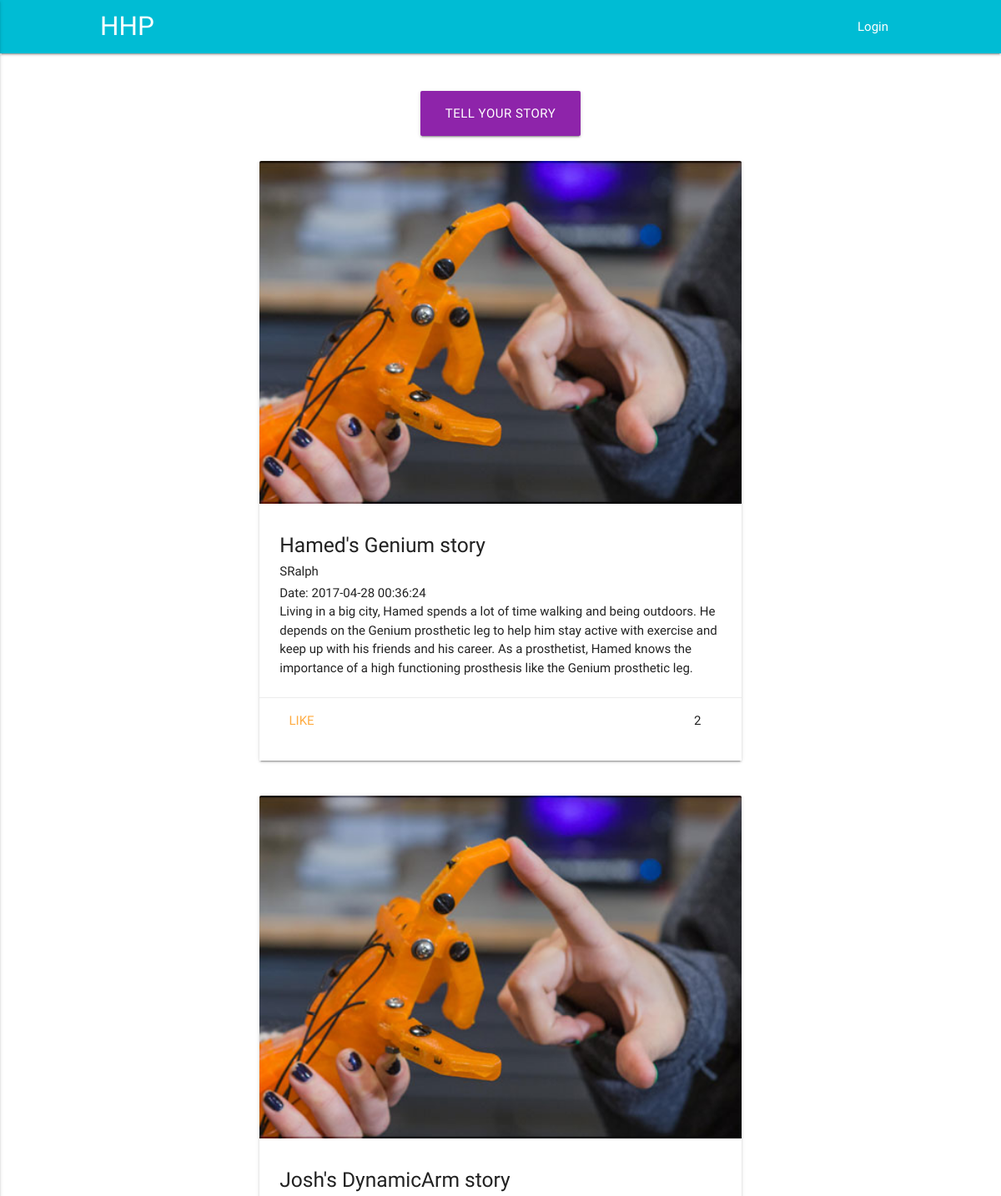
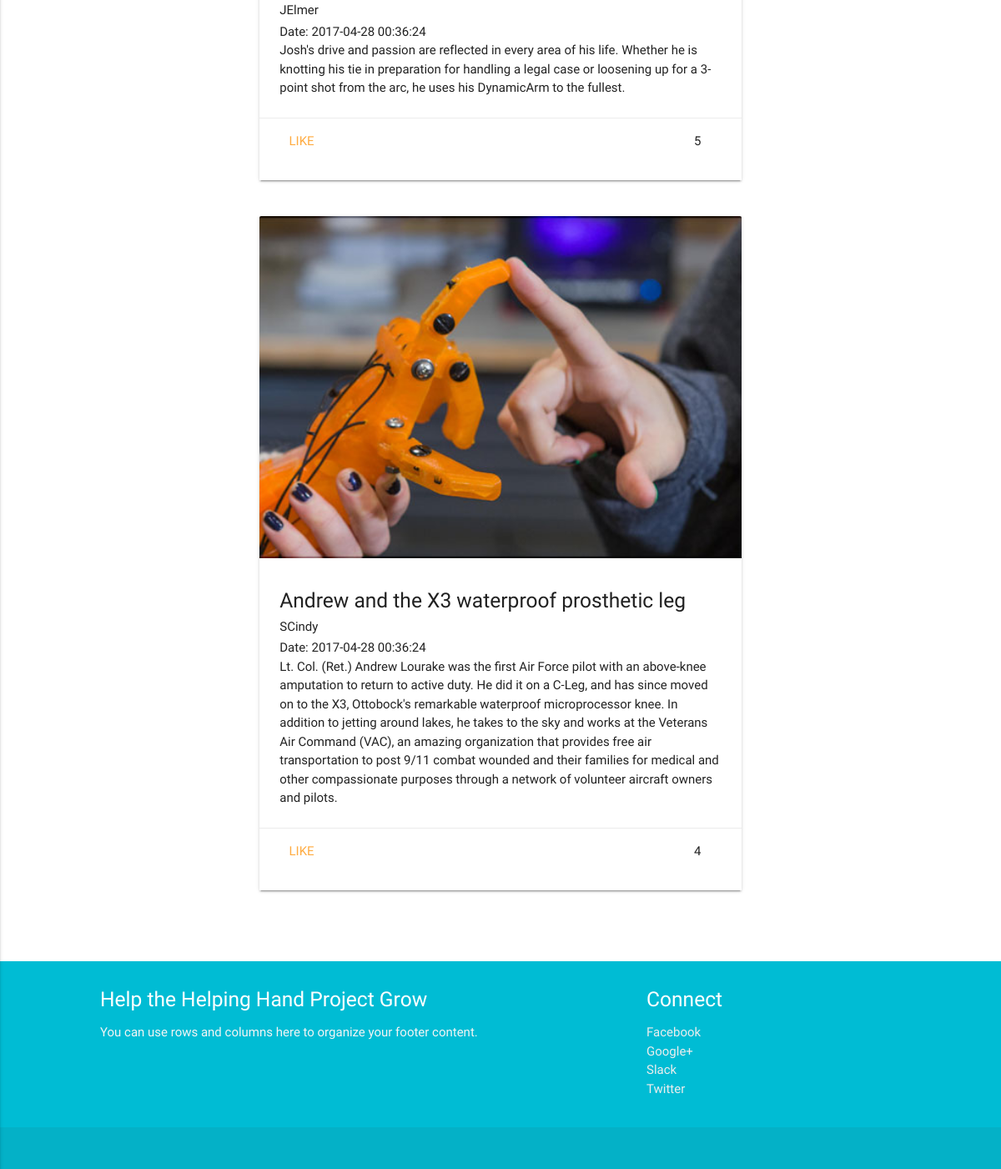
The page /hhp/stories.php on the database its author committed (2 pictures, top to bottom).
### tables this page shows
CREATE TABLE Stories
(
  story_id     int auto_increment,
  story_title   varchar(155) not null,
  user_id  int not null,
  story_text varchar(1000),
  story_photo  blob,
  date_posted Datetime,
  likes int not null,
  CONSTRAINT PK_Story PRIMARY KEY (story_id),
  CONSTRAINT FK_Story FOREIGN KEY (user_id) REFERENCES Accounts(user_id)
);

CREATE TABLE Accounts 
(
user_id     int auto_increment,
user_name   varchar(155)not null,   
password    varchar(35) not null,   
last_name  varchar(35) not null,   
first_name   varchar(35) not null,
user_sname  varchar(50),  
email       varchar(35) not null,   
address     varchar(155),   
age     	int not null,   
user_type   varchar(35), 
CONSTRAINT PK_Person PRIMARY KEY (user_id,user_name)
);

### hhp/model/db_functions.php (called while the page is built, shortened)
<?php
function getStory() {
  $db = new PDO("mysql:host=localhost;dbname=hhp","root","");
  $query = 'SELECT * FROM stories
  inner join accounts on stories.user_id= accounts.user_id
            ORDER BY date_posted';
  $statement = $db->prepare($query);
  $statement->execute();
  $story = $statement->fetchAll();
  return $story;
}
?>

### hhp/stories.php (the view, shortened to what this page needs)
<?php
include 'view/header.php';
require_once('model/db_functions.php');
$stories = getStory();
?>
<br><br>
<a class="waves-effect waves-light btn-large purple darken-1" style="align-self: center;" href=".?action=show_storiesform">Tell Your Story</a>
<br>
<?php foreach($stories as $story) : ?>
  <div class="row" style="width:100%">
    <div class="col s3 m0 l0">
    </div>
        <div class="col s12 m6 l6">
          <div class="card">
            <div class="card-image">
              <img src="images/sample1.jpg">
            </div>
            <div class="card-content">
              <h5><?php echo $story['story_title']; ?></h5>
              <h6><?php echo $story['user_name']; ?></h6>
              <p>Date: <?php echo $story['date_posted']; ?></p>
              <p><?php echo $story['story_text']; ?></p>
            </div>
            <div class="card-action">
            <div class="row">
              <div class="col s11">
              <a href="#">Like</a>
            </div>
            <div class="col s1">
              <?php echo $story['likes']; ?>
            </div>
          </div>
            </div>
          </div>
        </div>
      </div>
        <?php endforeach; ?>
<div class="column" style="height:50px"></div>
<?php include 'view/footer.php'; ?>

### hhp/view/header.php (shortened to what this page needs)
<!DOCTYPE html>
<html>
<head>
  <link type="text/css" rel="stylesheet" href="css/materialize.css"  media="screen,projection"/>
  <link type="text/css" rel="stylesheet" href="css/custom.css"/>
  <link type="text/css" rel="stylesheet" href="css/timeline.css"/>
</head>
<body>
  <nav class="cyan">
    <div class="container">
      <div class="nav-wrapper">
        <a href="index.php" class="brand-logo">HHP</a>
        <ul class="right hide-on-med-and-down">
          <?php
          if(!isset($_SESSION['usertype'])){ ?>
            <li><a href=".?action=show_login">Login</a></li>
            <?php } ?>
                </ul>
                  </div>
                </div>
              </nav>

### hhp/view/footer.php (shortened to what this page needs)
<footer class="page-footer cyan">
  <div class="container">
    <div class="row">
      <div class="col l6 s12">
        <h5 class="white-text">Help the Helping Hand Project Grow</h5>
        <p class="grey-text text-lighten-4">You can use rows and columns here to organize your footer content.</p>
      </div>
      <div class="col l4 offset-l2 s12">
        <h5 class="white-text">Connect</h5>
        <ul>
          <li><a class="grey-text text-lighten-3" href="#!">Facebook</a></li>
          <li><a class="grey-text text-lighten-3" href="#!">Google+</a></li>
          <li><a class="grey-text text-lighten-3" href="#!">Slack</a></li>
          <li><a class="grey-text text-lighten-3" href="#!">Twitter</a></li>
        </ul>
      </div>
    </div>
  </div>
  <div class="footer-copyright">
  </div>
</footer>
</body>
</html>

### hhp/css/custom.css (style rules this page uses)
body { display: flex; min-height: 100vh; flex-direction: column; }
a { color: #0097a7; }
.container { width: 80%; }

### rows shown on the page
stories: story_title "Hamed's Genium story", accounts.user_name "SRalph", date_posted "2017-04-28 00:36:24", story_text "Living in a big city, Hamed spends a lot of time walking and being outdoors. He depends on the Genium prosthetic leg to help him stay active with exercise and keep up with his friends and his career. As a prosthetist, Hamed knows the importance of a high functioning prosthesis like the Genium prosthetic leg.", likes "2"
stories: story_title "Josh's DynamicArm story", accounts.user_name "JElmer", date_posted "2017-04-28 00:36:24", story_text "Josh's drive and passion are reflected in every area of his life. Whether he is knotting his tie in preparation for handling a legal case or loosening up for a 3-point shot from the arc, he uses his DynamicArm to the fullest.", likes "5"
stories: story_title "Andrew and the X3 waterproof prosthetic leg", accounts.user_name "SCindy", date_posted "2017-04-28 00:36:24", story_text "Lt. Col. (Ret.) Andrew Lourake was the first Air Force pilot with an above-knee amputation to return to active duty. He did it on a C-Leg, and has since moved on to the X3, Ottobock's remarkable waterproof microprocessor knee. In addition to jetting around lakes, he takes to the sky and works at the Veterans Air Command (VAC), an amazing organization that provides free air transportation to post 9/11 combat wounded and their families for medical and other compassionate purposes through a network of volunteer aircraft owners and pilots.", likes "4"
